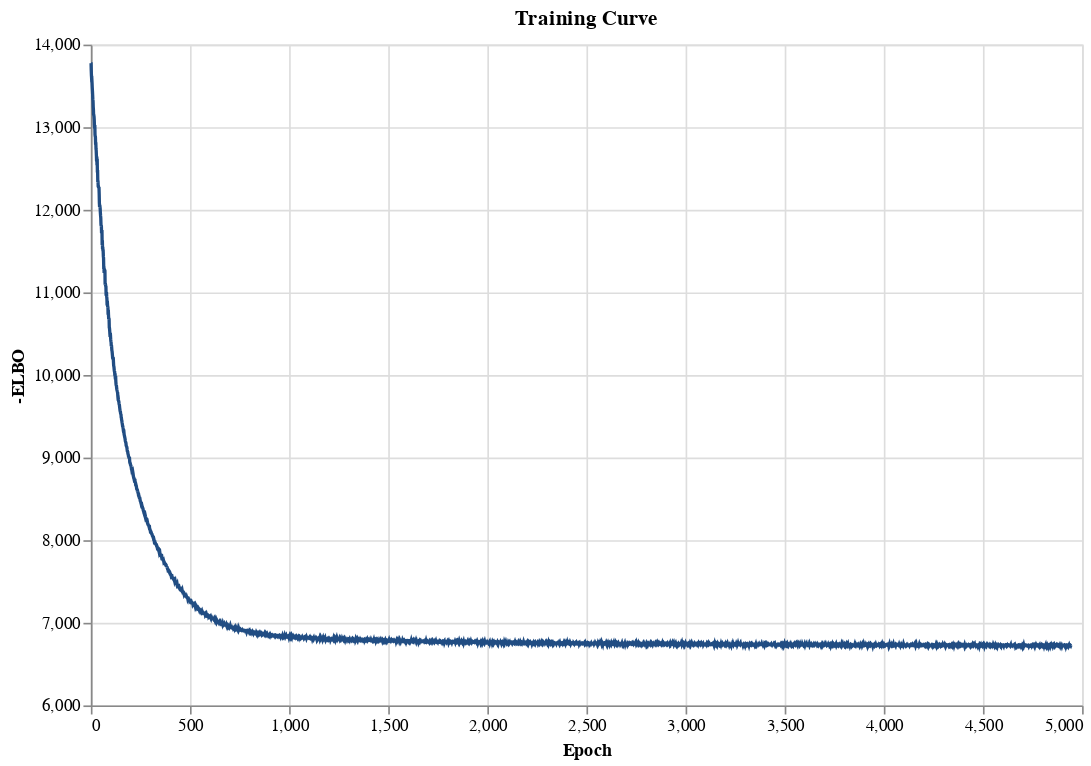

Notebook code for this chart:
### Markdown cell above
### ELBO

If the learningcurve flattens out, we know that our model converged.

### Code cell
plot_training_curve(model)

### Figure 1 — Vega specification as saved in the notebook (floating-point values rounded to 4 significant figures; data arrays with more than 128 entries replaced by an {"elided": "..."} marker saying what was removed)
{"$schema": "https://vega.github.io/schema/vega/v5.json", "data": [{"name": "source_0", "values": {"elided": "4945 records"}}, {"name": "source_0_x_domain_Epoch", "values": [{"min": 0, "max": 4944}]}, {"name": "source_0_y_domain_-ELBO", "values": [{"min": 6716.0, "max": 13780.0}]}], "marks": [{"type": "line", "name": "marks", "from": {"data": "source_0"}, "sort": {"field": "x"}, "encode": {"update": {"stroke": {"value": "#214D83"}, "y": {"field": "-ELBO", "scale": "y"}, "defined": {"signal": "isValid(datum[\"Epoch\"]) && isFinite(+datum[\"Epoch\"]) && isValid(datum[\"-ELBO\"]) && isFinite(+datum[\"-ELBO\"])"}, "x": {"field": "Epoch", "scale": "x"}}}, "style": ["line"]}], "scales": [{"name": "x", "type": "linear", "domain": [{"signal": "(data(\"source_0_x_domain_Epoch\")[0] || {}).min"}, {"signal": "(data(\"source_0_x_domain_Epoch\")[0] || {}).max"}], "range": [0, {"signal": "width"}], "zero": false, "nice": true}, {"name": "y", "type": "linear", "domain": [{"signal": "(data(\"source_0_y_domain_-ELBO\")[0] || {}).min"}, {"signal": "(data(\"source_0_y_domain_-ELBO\")[0] || {}).max"}], "range": [{"signal": "height"}, 0], "zero": false, "nice": true}], "axes": [{"scale": "x", "maxExtent": 0, "gridScale": "y", "aria": false, "grid": true, "ticks": false, "minExtent": 0, "orient": "bottom", "zindex": 0, "labels": false, "tickCount": {"signal": "ceil(width/40)"}, "domain": false}, {"scale": "y", "zindex": 0, "aria": false, "orient": "left", "gridScale": "x", "ticks": false, "domain": false, "tickCount": {"signal": "ceil(height/40)"}, "grid": true, "labels": false, "maxExtent": 0, "minExtent": 0}, {"scale": "x", "grid": false, "tickCount": {"signal": "ceil(width/40)"}, "title": "Epoch", "labelOverlap": true, "zindex": 0, "orient": "bottom", "labelFlush": true}, {"scale": "y", "tickCount": {"signal": "ceil(height/40)"}, "title": "-ELBO", "labelOverlap": true, "orient": "left", "grid": false, "zindex": 0}], "title": {"text": "Training Curve", "frame": "group"}, "style": "cell", "background": "white", "width": 600, "height": 400, "padding": 5}
